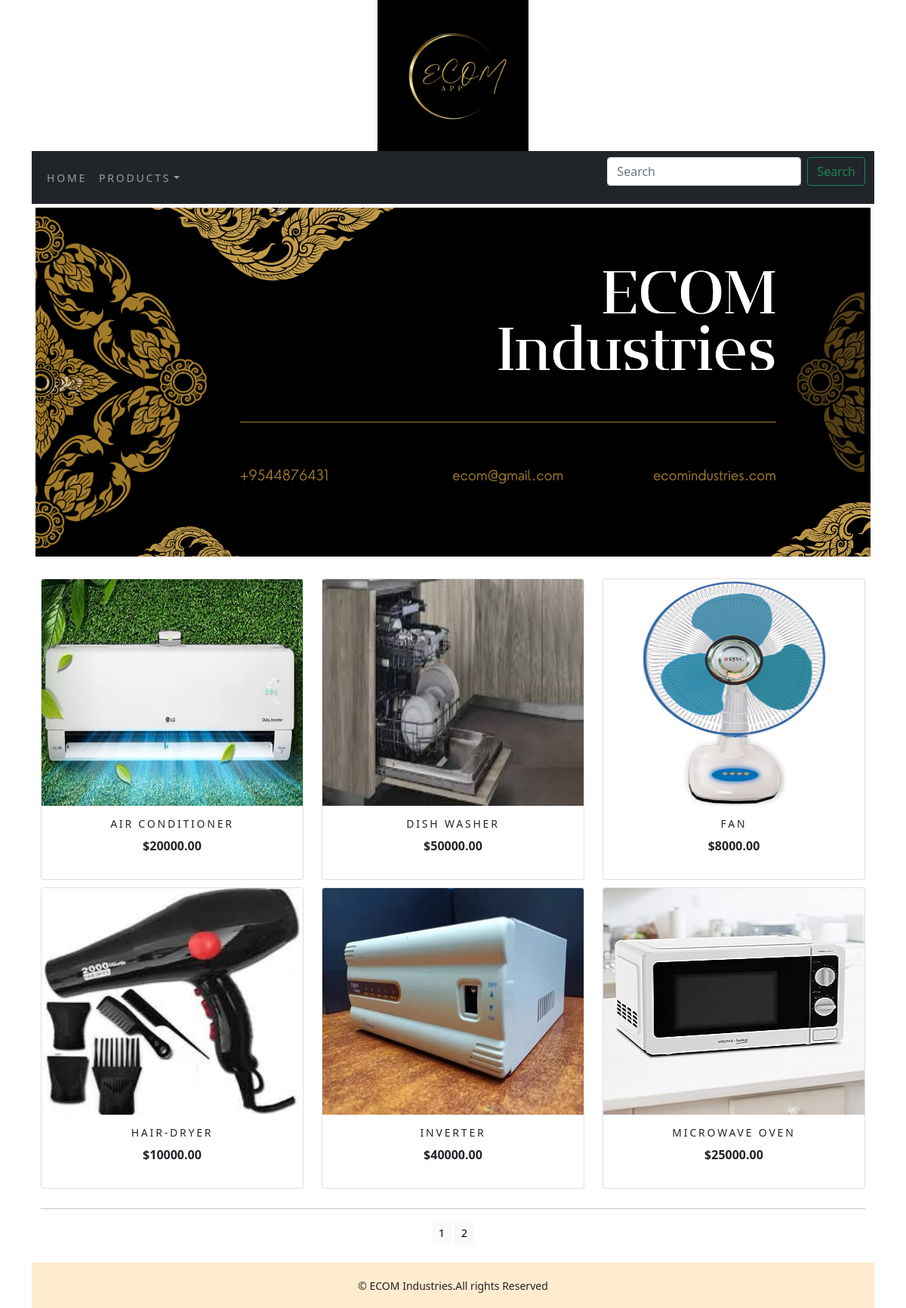
The app's page /shop/ with its own data.
### shop/models.py (models this page shows, shortened)
class Product(models.Model):
        name=models.CharField(max_length=250,unique=True)
        slug=models.SlugField(max_length=250,unique=True)
        description=models.TextField(blank=True)
        price=models.DecimalField(max_digits=10,decimal_places=2)
        category=models.ForeignKey(Category,on_delete=models.CASCADE)
        image=models.ImageField(upload_to='product',blank=True)
        stock=models.IntegerField()
        available=models.BooleanField(default=True)
        created=models.DateTimeField(auto_now_add=True)
        updated=models.DateField(auto_now=True)
        def get_url(self):
             return reverse('shop:prodCatdetail',args=[self.category.slug,self.slug])
        class Meta:
            ordering=('name',)
            verbose_name='product'
            verbose_name_plural='products'

### shop/views.py (the view)
# urls.py: path('', views.allProdcat, name='allProdCat'),
def allProdcat(request,c_slug=None):
    c_page=None
    products_list=None
    if c_slug!=None:
        c_page=get_object_or_404(Category,slug=c_slug)
        products_list=Product.objects.all().filter(category=c_page,available=True)
    else:
        products_list=Product.objects.all().filter(available=True)
    paginator=Paginator(products_list,6)
    try:
        page=int(request.GET.get('page',1))
    except:
        page=1
    try:
        products=paginator.page(page)
    except (EmptyPage , InvalidPage):
        products=paginator.page(paginator.num_pages)
    return render(request,"category.html",{'category':c_page,'products':products})

### cart/context_processors.py (called while the page is built)
def counter(request):
    item_count=0
    if 'admin' in request.path:
        return {}
    else:
        try:
            cart=Cart.objects.filter(cart_id=_cart_id(request))
            cart_items=Cart_item.objects.all().filter(cart=cart[:1])
            for cart_item in cart_items:
                item_count += cart_item.quantity
        except Cart.DoesNotExist:
            item_count=0
    return dict(item_count=item_count)

### cart/views.py (called while the page is built)
def _cart_id(request):
    cart=request.session.session_key
    if not cart:
        cart=request.session.create()
    return cart

### shop/context_processors.py (called while the page is built)
def menu_links(request):
    links=Category.objects.all()
    return dict(links=links)

### shop/models.py (called while the page is built)
    def get_url(self):
         return reverse('shop:products_by_category',args=[self.slug])

### templates/category.html (shortened to what this page needs)
{% extends 'base.html' %}
{% load static %}
{% block content %}
    <div class="mx-auto">
        {% if category %}
        <img class="my_image" src="{{ category.image.url }}" alt="{{ category.name }}">
    </div>
    <br>
    <div>
        <h1 class="text-center my_title">{{ category.name }}</h1>
        <p class="text-justify">{{ category.description }}</p>
    </div>
    {% else %}
    <div>
        <img class="my_image my_image_padding" src="{% static 'img/banner.png' %}" alt="our products" width="1296px;">
    </div>
    <br>
    {% endif %}
    <div class="container">
        <div class="row mx_auto">
            {% for product in products %}
                <div class="my_bottom_margin col-lg-4 col-md-6 col-sm-12">
                    <div class="card text-center">
                        <a href="{{ product.get_url }}"><img class="card-img-top my_image" src="{{ product.image.url }}" alt="{{ product.name }}" style="height: 300px; width: 100%;"></a>
                        <div class="card-body">
                            <h4 class="card-title">{{ product.name }}</h4>
                            <p><strong>${{ product.price }}</strong></p>
                        </div>
                    </div>
                </div>
            {% endfor %}
        </div>
        <div class="mx_auto">
            {% if products.paginator.num_pages > 1 %}
                <hr>
                <div class="text-center">
                    {% for pg in products.paginator.page_range %}
                        <a href="?page={{ pg }}" class="btn btn-light btn-sm {% if products.number == pg %}active{% endif %}">{{ pg }}</a>
                    {% endfor %}
                </div>
            {% endif %}
        </div>
        <br>
    </div>
{% endblock %}

### templates/base.html (shortened to what this page needs)
{% load static %}
<DOCTYPE html>
<html lang='en'>
<head>
    <link rel="stylesheet" href="{% static 'css/custom.css' %}">
    <link href="{% static 'css/bootstrap.min.css'%}" rel="stylesheet" >
</head>
<body>
<div class="container">
{% include 'header.html'%}
{% include 'navbar.html'%}
{% block content %}
{% endblock %}
</div>
{% include 'footer.html'%}
</body>
</html>

### templates/header.html
{% load static %}
<header>
    <center>
        <a href="{%url 'shop:allProdCat' %}"><img src={% static 'img/logo.png' %} alt="log image" width="200px;" height="200px;">
    </center>
</header>

### templates/navbar.html (shortened to what this page needs)
<nav class="navbar navbar-expand-lg navbar-dark bg-dark">
    <div class="container-fluid">
      <div class="collapse navbar-collapse" id="navbarSupportedContent">
        <ul class="navbar-nav me-auto mb-2 mb-lg-0">
          <li class="nav-item">
            <a class="nav-link" href="#">HOME</a>
          </li>
          <li class="nav-item dropdown{% if 'shop' in request.path %} active {% endif %}">
            <a class="nav-link dropdown-toggle" href="#" id="navbarDropdown" role="button" data-bs-toggle="dropdown" aria-expanded="false">PRODUCTS</a>
          </li>
        </ul>
        <form class="d-flex" action="{% url 'search_app:SearchResult' %}" method="GET">
          <input class="form-control me-2" type="search" placeholder="Search" name="q" aria-label="Search">
          <button class="btn btn-outline-success" type="submit">Search</button>
        </form>
      </div>
    </div>
  </nav>

### templates/footer.html
<div class="footer navbar-fixed bottom my_footer">
    <p class="text-center">&copy; ECOM Industries.All rights Reserved</p>
</div>

### static/css/custom.css (style rules this page uses)
body { font-family: 'Playfair Display', serif; }
.nav-item { letter-spacing:.2em; font-size: 14px; text-transform: uppercase; }
.my_footer { background-color:blanchedalmond ; height:60px; }
.my_footer p { padding-top:20px; font-size: 14px; }
.my_image { width: 100%; height:auto; }
.my_image_padding { padding: 5px; }
.my_bottom_margin { margin-bottom: 10px; }
.card-body h4 { font-size: 14px; text-transform: uppercase; letter-spacing: .2em; }

### records on screen
Product: image (picture), name "AIR CONDITIONER", price "20000.00"
Product: image (picture), name "DISH WASHER", price "50000.00"
Product: image (picture), name "FAN", price "8000.00"
Product: image (picture), name "HAIR-DRYER", price "10000.00"
Product: image (picture), name "INVERTER", price "40000.00"
Product: image (picture), name "MICROWAVE OVEN", price "25000.00"

### other values on screen
{{ pg }} "1" "2"
